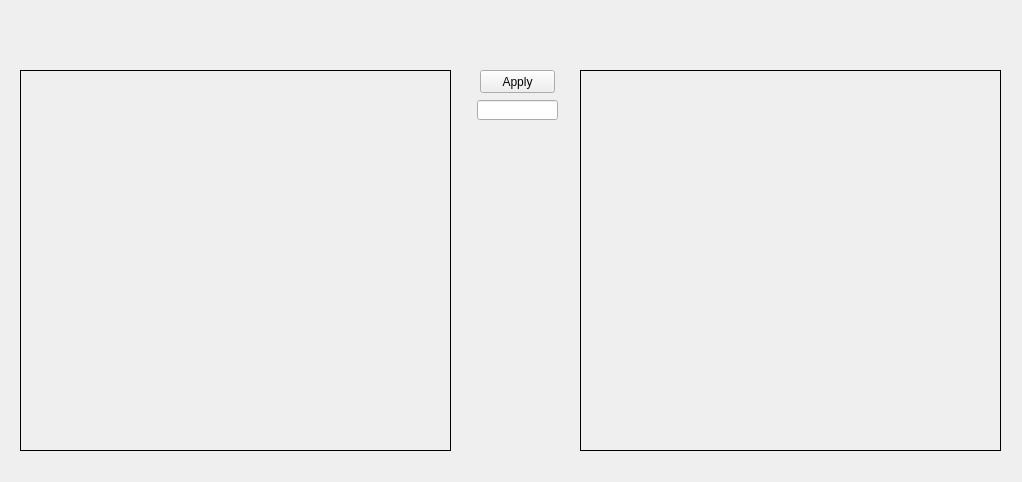
<?xml version="1.0" encoding="UTF-8"?>
<ui version="4.0">
 <class>mean</class>
 <widget class="QWidget" name="mean">
  <property name="geometry">
   <rect>
    <x>0</x>
    <y>0</y>
    <width>1022</width>
    <height>482</height>
   </rect>
  </property>
  <property name="windowTitle">
   <string>Form</string>
  </property>
  <widget class="QLabel" name="label">
   <property name="geometry">
    <rect>
     <x>20</x>
     <y>70</y>
     <width>431</width>
     <height>381</height>
    </rect>
   </property>
   <property name="frameShape">
    <enum>QFrame::Box</enum>
   </property>
   <property name="text">
    <string/>
   </property>
   <property name="scaledContents">
    <bool>true</bool>
   </property>
  </widget>
  <widget class="QLineEdit" name="lineEdit">
   <property name="geometry">
    <rect>
     <x>477</x>
     <y>100</y>
     <width>81</width>
     <height>20</height>
    </rect>
   </property>
  </widget>
  <widget class="QPushButton" name="pushButton">
   <property name="geometry">
    <rect>
     <x>480</x>
     <y>70</y>
     <width>75</width>
     <height>23</height>
    </rect>
   </property>
   <property name="text">
    <string>Apply</string>
   </property>
  </widget>
  <widget class="QLabel" name="label_2">
   <property name="geometry">
    <rect>
     <x>580</x>
     <y>70</y>
     <width>421</width>
     <height>381</height>
    </rect>
   </property>
   <property name="frameShape">
    <enum>QFrame::Box</enum>
   </property>
   <property name="text">
    <string/>
   </property>
   <property name="scaledContents">
    <bool>true</bool>
   </property>
  </widget>
 </widget>
 <resources/>
 <connections/>
</ui>
